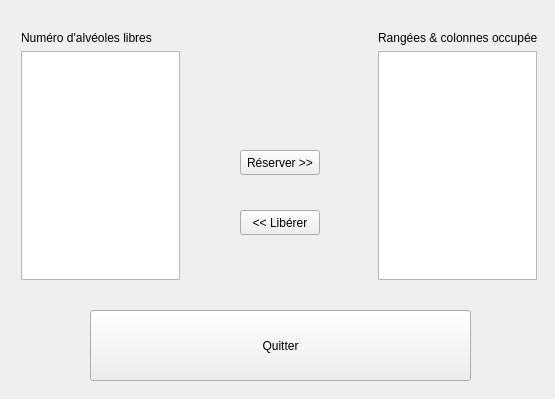
<?xml version="1.0" encoding="UTF-8"?>
<ui version="4.0">
 <class>Widget</class>
 <widget class="QWidget" name="Widget">
  <property name="geometry">
   <rect>
    <x>0</x>
    <y>0</y>
    <width>555</width>
    <height>399</height>
   </rect>
  </property>
  <property name="windowTitle">
   <string>Widget</string>
  </property>
  <widget class="QPushButton" name="pushButtonReserver">
   <property name="geometry">
    <rect>
     <x>240</x>
     <y>150</y>
     <width>80</width>
     <height>25</height>
    </rect>
   </property>
   <property name="text">
    <string>Réserver &gt;&gt;</string>
   </property>
  </widget>
  <widget class="QPushButton" name="pushButtonLiberer">
   <property name="geometry">
    <rect>
     <x>240</x>
     <y>210</y>
     <width>80</width>
     <height>25</height>
    </rect>
   </property>
   <property name="text">
    <string>&lt;&lt; Libérer</string>
   </property>
  </widget>
  <widget class="QPushButton" name="pushButtonQuitter">
   <property name="geometry">
    <rect>
     <x>90</x>
     <y>310</y>
     <width>381</width>
     <height>71</height>
    </rect>
   </property>
   <property name="text">
    <string>Quitter</string>
   </property>
  </widget>
  <widget class="QWidget" name="layoutWidget">
   <property name="geometry">
    <rect>
     <x>367</x>
     <y>20</y>
     <width>181</width>
     <height>271</height>
    </rect>
   </property>
   <layout class="QVBoxLayout" name="verticalLayout">
    <item>
     <widget class="QLabel" name="label_2">
      <property name="text">
       <string>Rangées &amp; colonnes occupées</string>
      </property>
     </widget>
    </item>
    <item>
     <widget class="QListWidget" name="listWidgetRangeeColonneOccupe"/>
    </item>
   </layout>
  </widget>
  <widget class="QWidget" name="layoutWidget">
   <property name="geometry">
    <rect>
     <x>10</x>
     <y>20</y>
     <width>181</width>
     <height>271</height>
    </rect>
   </property>
   <layout class="QVBoxLayout" name="verticalLayout_2">
    <item>
     <widget class="QLabel" name="label">
      <property name="text">
       <string>Numéro d'alvéoles libres</string>
      </property>
     </widget>
    </item>
    <item>
     <widget class="QListWidget" name="listWidgetAlveoleLibre"/>
    </item>
   </layout>
  </widget>
 </widget>
 <layoutdefault spacing="6" margin="11"/>
 <resources/>
 <connections>
  <connection>
   <sender>pushButtonQuitter</sender>
   <signal>clicked()</signal>
   <receiver>Widget</receiver>
   <slot>close()</slot>
   <hints>
    <hint type="sourcelabel">
     <x>292</x>
     <y>348</y>
    </hint>
    <hint type="destinationlabel">
     <x>41</x>
     <y>344</y>
    </hint>
   </hints>
  </connection>
 </connections>
</ui>
